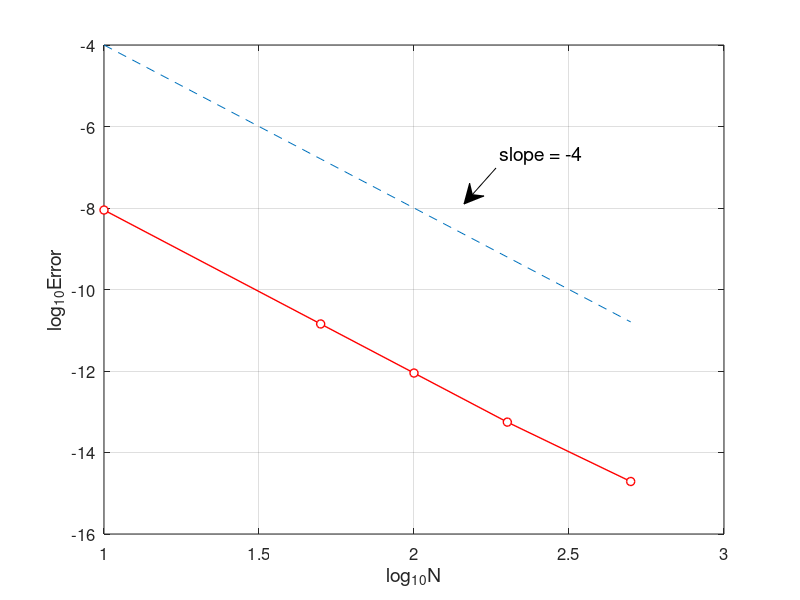

Reproduce this figure in MATLAB.
% IRK2s2_error.m
% Implicit Runge-Kutta(Gauss method) 2 stage and order 4
% u'=u^2/2-1/2 in [0,1] with initial condition u(0)=0
% exact solution: ue=(1-exp(x))/(1+exp(x))
clear all;  close all;  clf
Nvec=[10 50 100 200 500];
Error=[];
for n=1:length(Nvec)
    N=Nvec(n);
    h=1/N;
    x=[0:h:1];
    u(1)=0;
    Y=[1;1];
    % Newton iteration
    for i=1:N
        k=u(i);  tol=1;
        while tol>1.0e-10
            X=Y;
            D=[1-h*0.25*X(1), -h*(0.25-(sqrt(3))/6)*X(2);...
                -h*(0.25+(sqrt(3))/6)*X(1), 1-h*0.25*X(2)];
            F=[X(1)-k-h*(0.25*(0.5*(X(1))^2-0.5)+(0.25-(sqrt(3))/6)*(0.5*(X(2))^2-0.5));...
                X(2)-k-h*((0.25+(sqrt(3))/6)*(0.5*(X(1))^2-0.5)+0.25*(0.5*(X(2))^2-0.5))];
            Y=X-D\F;
            tol=norm(Y-X);
        end
        u(i+1)=k+(h/2)*(0.5*Y(1)^2-0.5+0.5*Y(2)^2-0.5);
    end
    ue=(1-exp(x))./(1+exp(x));  % exact solution
    error=max(abs(u-ue));       % maximum error
    Error=[Error,error];
end
plot(log10(Nvec),log10(Error),'ro-','MarkerFaceColor','w','LineWidth',1)
hold on,
plot(log10(Nvec),log10(Nvec.^(-4)),'--')
grid on,
% title('Convergence order of Gauss method ','fontsize',12)
set(gca,'fontsize',12)
xlabel('log_{10}N','fontsize',14), ylabel('log_{10}Error','fontsize',14)

% add annotation of slope
ax = [0.62 0.58];
ay = [0.72 0.66];
annotation('textarrow',ax,ay,'String','slope = -4 ','fontsize',14)

% computating convergence order
for i=1:length(Nvec)-1     % computating convergence order
    order(i)=-log(Error(i)/Error(i+1))/(log(Nvec(i)/Nvec(i+1)));
end
Error
order

% print -dpng -r600  IRK2s2_error.png
